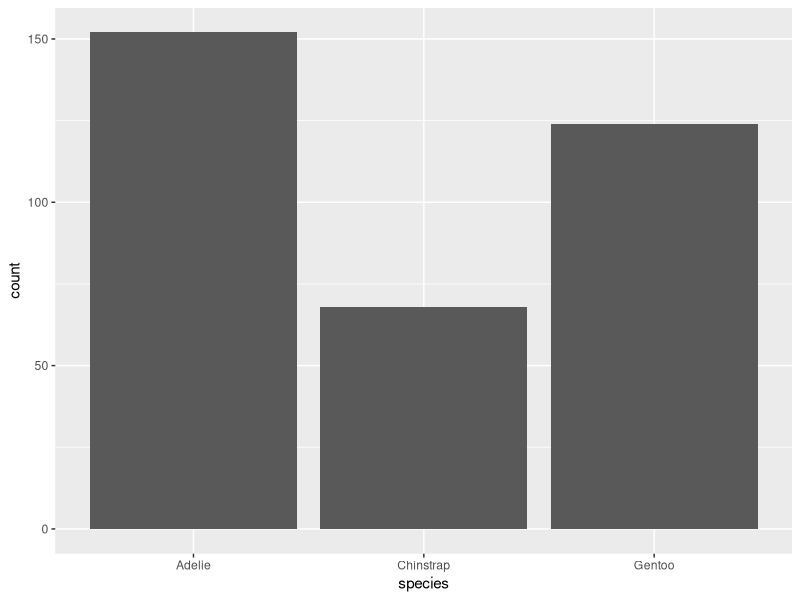
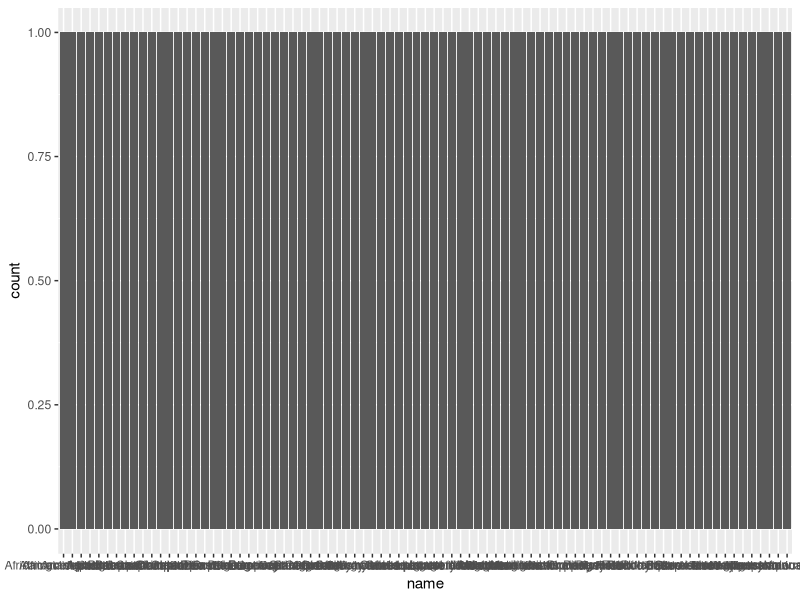

These figures' R source, in order:
## ---- chunk 1
knitr::opts_chunk$set(echo = TRUE, comment = NA)
## ---- chunk 2
library(tidyverse)
library(palmerpenguins)
data(penguines)
summary(penguins)
## ---- chunk 3
ggplot(penguins) + geom_bar(aes(species))

## ---- chunk 4
data("msleep")
ggplot(msleep) + geom_bar(aes(name))
